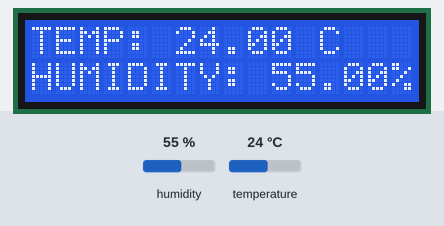
Simulated run of this program. Board: Arduino Uno, built with avr-gcc and run on an emulated ATmega328P. On the bench: 16×2 character LCD. The test bench sets the inputs (shaded band); at power-on: humidity 55 %, temperature 24 °C.

Above: at 3.2 s.
3.3 s: humidity set to 22 %
At 4.3 s:
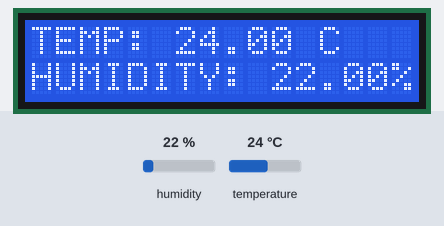
4.8 s: temperature set to 12 °C
At 5.1 s:
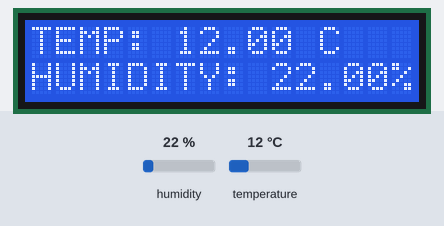
6.3 s: humidity set to 40 %
At 7.2 s:
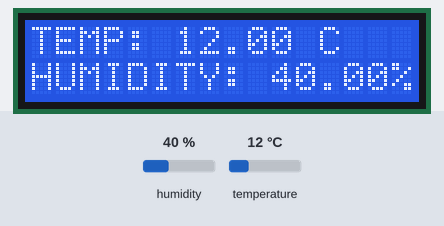
7.8 s: temperature set to 19 °C
At 9.0 s:
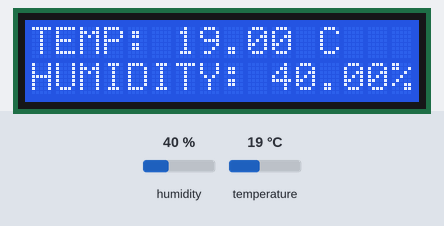
Timing chart, 0 to 10.3 s (numbered marks = the images above; inputs shaded):
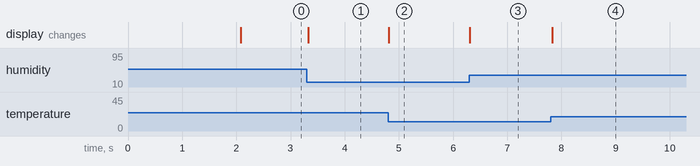

Measured:
- after the input at 3.3 s, the display: changes at once (image 1)
- after the input at 4.8 s, the display: changes at once (image 2)
- after the input at 6.3 s, the display: changes at once (image 3)
- after the input at 7.8 s, the display: changes at once (image 4)

The program:

main.cpp
```cpp
// /**
//  *
//  *****************************************************************
//  * IOT Challenges - https://instagram.com/iotchallenges          *
//  *****************************************************************
//  * Evandro Fruhauf                                               *
//  *  GitHub - https://github.com/evandrodp                        *
//  *  LinkedIn - http://linkedin.com/in/evandrofruhauf             *
//  *****************************************************************
//  * This code can contain parts from other open-sources projects, *
//  * whenever possible it will be quoted.                          *
//  *****************************************************************
//  *
//  * Temperature and Humidity
//  *
//  * Challenge: Read the Temperature and Humidity and show on the LCD
//  *
//  * This source is using the LiquidCrystal library by Malpartida. (Installed by PlatformIO)
//  * This source is using the Adafruit_Sensor and Adafruit DHT library. (Installed by PlatformIO)
//  *
//  * This code is an example from Adafruit library.
//  *
//   **/
#include <Wire.h>
#include <LiquidCrystal.h>
#include <Adafruit_Sensor.h>
#include <DHT.h>
#include <DHT_U.h>

// define the lcd ports
LiquidCrystal lcd(12, 11, 5, 4, 3, 2);

// Digital pin connected to the DHT sensor
#define DHTPIN 7
#define DHTTYPE DHT11
uint32_t delayMS;

DHT_Unified dht(DHTPIN, DHTTYPE);

// define the methods
void textWelcome();
void showMeasurements();

void setup() {
  lcd.begin(16,2); // initialise the lcd
  dht.begin(); // initialise the sensor
  // Set delay between sensor readings based on sensor details.
  sensor_t sensor;
  dht.temperature().getSensor(&sensor);
  delayMS = sensor.min_delay / 1000;
  textWelcome();
  delay(2000);
}

void loop() {
  showMeasurements();
  delay(delayMS); // Delay between measurementss
}

void textWelcome() {
  lcd.home(); // go home 0, 0
  lcd.print(" IOT CHALLENGES");
  lcd.setCursor ( 0, 1 );
  lcd.print ("Temp & Humidity");
}

void showMeasurements() {
  sensors_event_t event;
  lcd.home(); // change the first line
  // Get temperature event and print its value.
  dht.temperature().getEvent(&event);
  if (isnan(event.temperature)) {
    lcd.print("TEMP: Fail      ");
  } else {
    lcd.print("TEMP: ");
    lcd.print(event.temperature);
    lcd.print(" C    ");
  }
  lcd.setCursor ( 0, 1 ); // change the second line
  // Get humidity event and print its value.
  dht.humidity().getEvent(&event);
  if (isnan(event.relative_humidity)) {
    lcd.print("HUMIDITY: Fail  ");
  }
  else {
    lcd.print("HUMIDITY: ");
    lcd.print(event.relative_humidity);
    lcd.print("%");
  }
}
```
